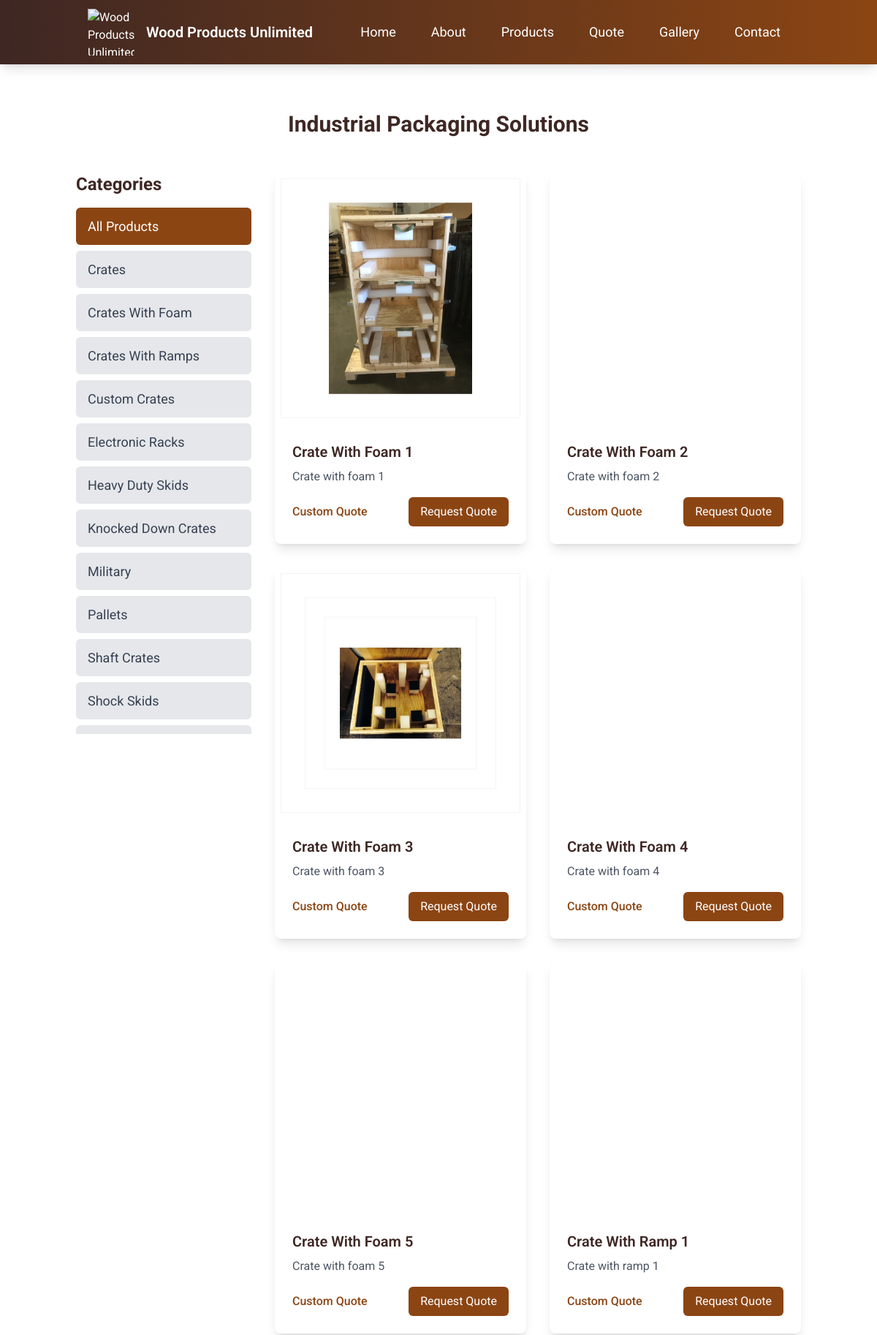
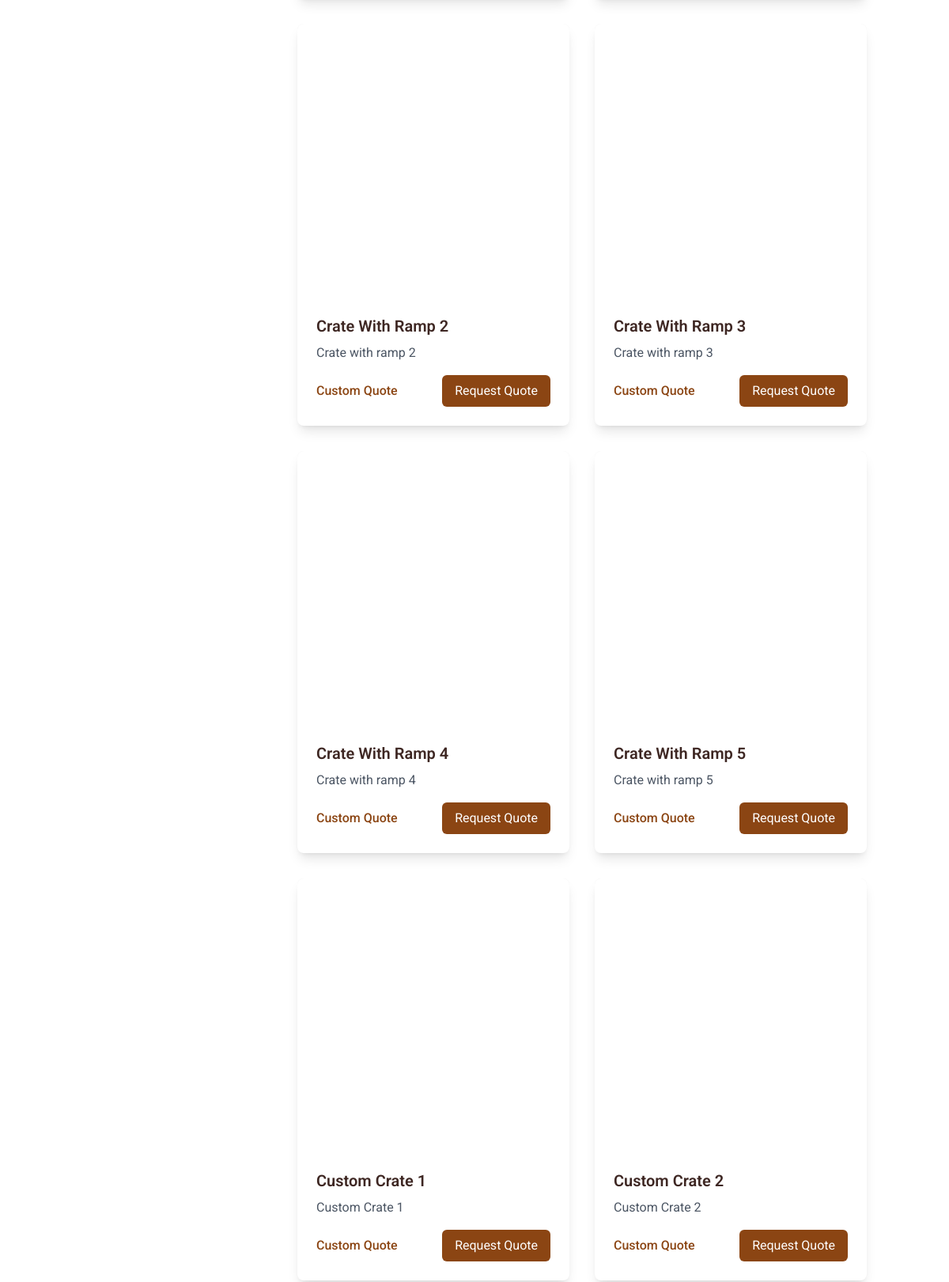
Page /products (upper part) on the committed database (2 pictures, top to bottom).
### models.py (models this page shows)
class Product(db.Model):
    id = db.Column(db.Integer, primary_key=True)
    name = db.Column(db.String(100), nullable=False)
    description = db.Column(db.Text, nullable=False)
    category = db.Column(db.String(50), nullable=False)
    package_type = db.Column(db.String(50), nullable=True)
    image_url = db.Column(db.String(200), nullable=False)
    price = db.Column(db.Float, nullable=False)
    is_featured = db.Column(db.Boolean, default=False)
    created_at = db.Column(db.DateTime, default=datetime.utcnow)

### routes/public/routes.py (the view)
@public.route('/products')
def products():
    try:
        products = Product.query.order_by(Product.name.asc()).all()
        categories = sorted(set(p.category for p in products if p.category))
        return render_template('products.html',
                             products=products,
                             categories=categories)
    except Exception as e:
        print(f"Error in products route: {str(e)}")
        flash('Error loading products. Please try again later.', 'error')
        return render_template('products.html',
                             products=[],
                             categories=[])

### templates/products.html (shortened to what this page needs)
{% extends "base.html" %}
{% block content %}
<div class="container mx-auto px-4 py-16">
    <h1 class="text-3xl font-bold text-center mb-12">Industrial Packaging Solutions</h1>
    <div class="flex flex-col md:flex-row gap-8">
        <div class="w-full md:w-1/4">
            <div class="sticky top-4">
                <h2 class="text-2xl font-bold mb-4">Categories</h2>
                <div class="flex flex-col space-y-2 mb-12">
                    <button class="category-filter text-left px-4 py-3 rounded-md bg-wood-brown text-white hover:bg-wood-dark w-full transition-all"
                            data-category="all">
                        All Products
                    </button>
                    {% set categories = [] %}
                    {% for product in products %}
                        {% if product.category not in categories %}
                            {% set _ = categories.append(product.category) %}
                        {% endif %}
                    {% endfor %}
                    {% for category in categories|sort %}
                    <button class="category-filter text-left px-4 py-3 rounded-md bg-gray-200 hover:bg-wood-brown hover:text-white w-full transition-all"
                            data-category="{{ category }}">
                        {{ category }}
                    </button>
                    {% endfor %}
                </div>
            </div>
        </div>
        <div class="w-full md:w-3/4">
            <div class="grid grid-cols-1 md:grid-cols-2 gap-8">
                {% for product in products %}
                <div class="product-card bg-white rounded-lg shadow-lg overflow-hidden"
                     data-category="{{ product.category }}">
                    {% if product.image_url %}
                    <img src="{{ product.image_url.variants.medium if product.image_url is mapping else product.image_url }}"
                         alt="{{ product.name }}"
                         class="w-full h-64 object-cover"
                         loading="lazy"
                         decoding="async">
                    {% endif %}
                    <div class="p-6">
                        <h3 class="text-xl font-semibold mb-2">{{ product.name }}</h3>
                        <p class="text-gray-600 mb-4">{{ product.description }}</p>
                        <div class="flex justify-between items-center">
                            <div class="text-wood-brown font-medium">Custom Quote</div>
                            <a href="{{ url_for('public.quote_calculator') }}"
                               class="bg-wood-brown text-white px-4 py-2 rounded-md hover:bg-wood-dark">
                                Request Quote
                            </a>
                        </div>
                    </div>
                </div>
                {% endfor %}
            </div>
        </div>
    </div>
</div>
{% endblock %}

### templates/base.html (shortened to what this page needs)
<!doctype html>
<html lang="en">
    <head>
        <link
            href="{{ url_for('static', filename='css/tailwind.css') }}"
            rel="stylesheet"
        />
        <link
            href="{{ url_for('static', filename='css/custom.css') }}"
            rel="stylesheet"
        />
    </head>
    <body class="flex flex-col min-h-screen bg-white text-wood-dark">
        <nav class="inset-0 bg-opacity-90 bg-gradient-to-r from-wood-dark to-wood-brown text-white shadow-lg" role="navigation" aria-label="Main navigation">
            <div class="container mx-auto px-4 lg:px-8">
                <div class="flex justify-between items-center py-3">
                    <div class="flex items-center">
                        <div class="flex-shrink-0 w-16 h-16">
                            <a href="/" aria-label="Home">
                                <picture>
                                    <source srcset="{{ url_for('static', filename='images/wpulogo350.webp') }}" type="image/webp">
                                    <img
                                        src="{{ url_for('static', filename='images/wpulog350.png') }}"
                                        class="w-full h-full object-contain"
                                        alt="Wood Products Unlimited Logo - Custom Industrial Wood Packaging Solutions"
                                        loading="eager"
                                        fetchpriority="high"
                                        decoding="sync"
                                    />
                                </picture>
                            </a>
                        </div>
                        <div class="ml-4 text-xl font-semibold text-wood-light" role="heading" aria-level="1">
                            Wood Products<br class="md:hidden"> Unlimited
                        </div>
                    </div>
                    <div class="hidden md:flex space-x-4 lg:space-x-6 items-center text-lg ml-auto" role="menubar">
                        <a href="/"
                           class="text-wood-light hover:text-wood-accent px-3"
                           role="menuitem"
                           aria-current="{% if request.path == '/' %}page{% endif %}">Home</a>
                        <a href="/about"
                           class="text-wood-light hover:text-wood-accent px-3"
                           role="menuitem"
                           aria-current="{% if request.path == '/about' %}page{% endif %}">About</a>
                        <a href="/products"
                           class="text-wood-light hover:text-wood-accent px-3"
                           role="menuitem"
                           aria-current="{% if request.path == '/products' %}page{% endif %}">Products</a>
                        <a href="/quote"
                           class="text-wood-light hover:text-wood-accent px-3"
                           role="menuitem"
                           aria-current="{% if request.path == '/quote' %}page{% endif %}">Quote</a>
                        <a href="/gallery"
                           class="text-wood-light hover:text-wood-accent px-3"
                           role="menuitem"
                           aria-current="{% if request.path == '/gallery' %}page{% endif %}">Gallery</a>
                        <a href="/contact"
                           class="text-wood-light hover:text-wood-accent px-3"
                           role="menuitem"
                           aria-current="{% if request.path == '/contact' %}page{% endif %}">Contact</a>
                    </div>
                </div>
            </div>
        </nav>
        <main id="main-content">
         {% block content %}{% endblock %}
    </body>
</html>

### templates/products.html (style rules this page uses)
.category-filter { font-size: 1.125rem; transition: all 0.3s ease; }
.sticky { position: sticky; top: 1rem; max-height: calc(100vh - 2rem); overflow-y: auto; }
.sticky { -ms-overflow-style: none; scrollbar-width: none; }

### rows in the picture
Product: category "Crates"
Product: category "Crates With Foam", image_url.variants (picture), name "Crate With Foam 1", description "Crate with foam 1"
Product: category "Crates With Ramps", image_url.variants (picture), name "Crate With Ramp 1", description "Crate with ramp 1"
Product: category "Custom Crates", image_url.variants (picture), name "Custom Crate 1", description "Custom Crate 1"
Product: category "Electronic Racks"
Product: category "Heavy Duty Skids"
Product: category "Knocked Down Crates"
Product: category "Military"
Product: category "Pallets"
Product: category "Shaft Crates"
Product: category "Shock Skids"
Product: image_url.variants (picture), name "Crate With Foam 2", description "Crate with foam 2"
Product: image_url.variants (picture), name "Crate With Foam 3", description "Crate with foam 3"
Product: image_url.variants (picture), name "Crate With Foam 4", description "Crate with foam 4"
Product: image_url.variants (picture), name "Crate With Foam 5", description "Crate with foam 5"
Product: image_url.variants (picture), name "Crate With Ramp 2", description "Crate with ramp 2"
Product: image_url.variants (picture), name "Crate With Ramp 3", description "Crate with ramp 3"
Product: image_url.variants (picture), name "Crate With Ramp 4", description "Crate with ramp 4"
Product: image_url.variants (picture), name "Crate With Ramp 5", description "Crate with ramp 5"
Product: image_url.variants (picture), name "Custom Crate 2", description "Custom Crate 2"
